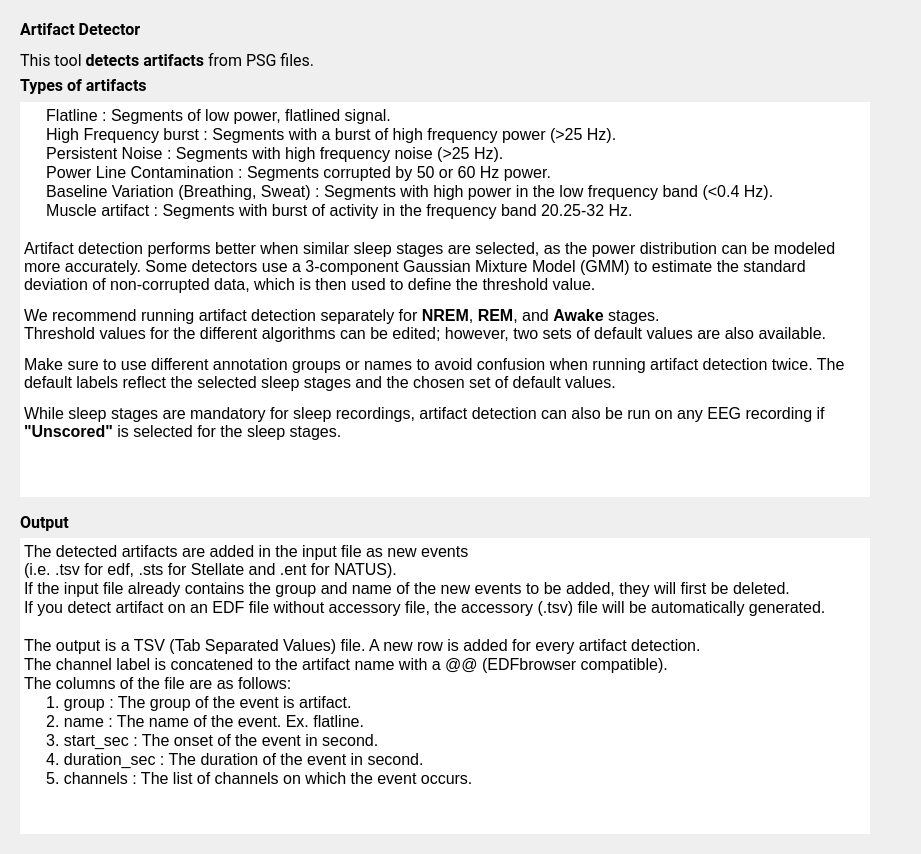
<?xml version="1.0" encoding="UTF-8"?>
<ui version="4.0">
 <class>ArtIntroStepPL</class>
 <widget class="QWidget" name="ArtIntroStepPL">
  <property name="geometry">
   <rect>
    <x>0</x>
    <y>0</y>
    <width>900</width>
    <height>854</height>
   </rect>
  </property>
  <property name="windowTitle">
   <string>Form</string>
  </property>
  <property name="styleSheet">
   <string notr="true">font: 12pt &quot;Roboto&quot;;</string>
  </property>
  <layout class="QHBoxLayout" name="horizontalLayout">
   <item>
    <widget class="QWidget" name="widget" native="true">
     <property name="sizePolicy">
      <sizepolicy hsizetype="Expanding" vsizetype="Expanding">
       <horstretch>0</horstretch>
       <verstretch>0</verstretch>
      </sizepolicy>
     </property>
     <layout class="QVBoxLayout" name="verticalLayout_2">
      <property name="sizeConstraint">
       <enum>QLayout::SizeConstraint::SetDefaultConstraint</enum>
      </property>
      <item>
       <widget class="QLabel" name="label_2">
        <property name="sizePolicy">
         <sizepolicy hsizetype="Preferred" vsizetype="Fixed">
          <horstretch>0</horstretch>
          <verstretch>0</verstretch>
         </sizepolicy>
        </property>
        <property name="minimumSize">
         <size>
          <width>0</width>
          <height>0</height>
         </size>
        </property>
        <property name="maximumSize">
         <size>
          <width>16777215</width>
          <height>200</height>
         </size>
        </property>
        <property name="font">
         <font>
          <family>Roboto</family>
          <pointsize>12</pointsize>
          <italic>false</italic>
          <bold>false</bold>
         </font>
        </property>
        <property name="text">
         <string>&lt;html&gt;&lt;head/&gt;&lt;body&gt;&lt;p&gt;&lt;span style=&quot; font-weight:600;&quot;&gt;Artifact Detector&lt;/span&gt;&lt;/p&gt;&lt;p&gt;This tool &lt;span style=&quot; font-weight:600;&quot;&gt;detects artifacts&lt;/span&gt; from PSG files.&lt;/p&gt;&lt;/body&gt;&lt;/html&gt;</string>
        </property>
        <property name="textFormat">
         <enum>Qt::TextFormat::AutoText</enum>
        </property>
       </widget>
      </item>
      <item>
       <widget class="QLabel" name="label">
        <property name="sizePolicy">
         <sizepolicy hsizetype="Preferred" vsizetype="Fixed">
          <horstretch>0</horstretch>
          <verstretch>0</verstretch>
         </sizepolicy>
        </property>
        <property name="minimumSize">
         <size>
          <width>0</width>
          <height>20</height>
         </size>
        </property>
        <property name="maximumSize">
         <size>
          <width>16777215</width>
          <height>20</height>
         </size>
        </property>
        <property name="font">
         <font>
          <family>Roboto</family>
          <pointsize>12</pointsize>
          <italic>false</italic>
          <bold>false</bold>
         </font>
        </property>
        <property name="text">
         <string>&lt;html&gt;&lt;head/&gt;&lt;body&gt;&lt;p&gt;&lt;span style=&quot; font-weight:600;&quot;&gt;Types of artifacts&lt;/span&gt;&lt;/p&gt;&lt;/body&gt;&lt;/html&gt;</string>
        </property>
        <property name="alignment">
         <set>Qt::AlignmentFlag::AlignLeading|Qt::AlignmentFlag::AlignLeft|Qt::AlignmentFlag::AlignVCenter</set>
        </property>
       </widget>
      </item>
      <item>
       <widget class="QTextEdit" name="textEdit_3">
        <property name="sizePolicy">
         <sizepolicy hsizetype="Expanding" vsizetype="Expanding">
          <horstretch>0</horstretch>
          <verstretch>4</verstretch>
         </sizepolicy>
        </property>
        <property name="minimumSize">
         <size>
          <width>850</width>
          <height>0</height>
         </size>
        </property>
        <property name="maximumSize">
         <size>
          <width>16777215</width>
          <height>16777215</height>
         </size>
        </property>
        <property name="frameShape">
         <enum>QFrame::Shape::NoFrame</enum>
        </property>
        <property name="verticalScrollBarPolicy">
         <enum>Qt::ScrollBarPolicy::ScrollBarAlwaysOff</enum>
        </property>
        <property name="horizontalScrollBarPolicy">
         <enum>Qt::ScrollBarPolicy::ScrollBarAlwaysOff</enum>
        </property>
        <property name="sizeAdjustPolicy">
         <enum>QAbstractScrollArea::SizeAdjustPolicy::AdjustIgnored</enum>
        </property>
        <property name="readOnly">
         <bool>true</bool>
        </property>
        <property name="html">
         <string>&lt;!DOCTYPE HTML PUBLIC &quot;-//W3C//DTD HTML 4.0//EN&quot; &quot;http://www.w3.org/TR/REC-html40/strict.dtd&quot;&gt;
&lt;html&gt;&lt;head&gt;&lt;meta name=&quot;qrichtext&quot; content=&quot;1&quot; /&gt;&lt;meta charset=&quot;utf-8&quot; /&gt;&lt;style type=&quot;text/css&quot;&gt;
p, li { white-space: pre-wrap; }
hr { height: 1px; border-width: 0; }
li.unchecked::marker { content: &quot;\2610&quot;; }
li.checked::marker { content: &quot;\2612&quot;; }
&lt;/style&gt;&lt;/head&gt;&lt;body style=&quot; font-family:'Roboto'; font-size:12pt; font-weight:400; font-style:normal;&quot;&gt;
&lt;p style=&quot; margin-top:0px; margin-bottom:0px; margin-left:0px; margin-right:0px; -qt-block-indent:0; text-indent:0px;&quot;&gt;     Flatline : Segments of low power, flatlined signal.&lt;/p&gt;
&lt;p style=&quot; margin-top:0px; margin-bottom:0px; margin-left:0px; margin-right:0px; -qt-block-indent:0; text-indent:0px;&quot;&gt;     High Frequency burst : Segments with a burst of high frequency power (&amp;gt;25 Hz).&lt;/p&gt;
&lt;p style=&quot; margin-top:0px; margin-bottom:0px; margin-left:0px; margin-right:0px; -qt-block-indent:0; text-indent:0px;&quot;&gt;     Persistent Noise : Segments with high frequency noise (&amp;gt;25 Hz).&lt;/p&gt;
&lt;p style=&quot; margin-top:0px; margin-bottom:0px; margin-left:0px; margin-right:0px; -qt-block-indent:0; text-indent:0px;&quot;&gt;     Power Line Contamination : Segments corrupted by 50 or 60 Hz power.&lt;/p&gt;
&lt;p style=&quot; margin-top:0px; margin-bottom:0px; margin-left:0px; margin-right:0px; -qt-block-indent:0; text-indent:0px;&quot;&gt;     Baseline Variation (Breathing, Sweat) : Segments with high power in the low frequency band (&amp;lt;0.4 Hz).&lt;/p&gt;
&lt;p style=&quot; margin-top:0px; margin-bottom:0px; margin-left:0px; margin-right:0px; -qt-block-indent:0; text-indent:0px;&quot;&gt;     Muscle artifact : Segments with burst of activity in the frequency band 20.25-32 Hz.&lt;/p&gt;
&lt;p style=&quot;-qt-paragraph-type:empty; margin-top:0px; margin-bottom:0px; margin-left:0px; margin-right:0px; -qt-block-indent:0; text-indent:0px;&quot;&gt;&lt;br /&gt;&lt;/p&gt;
&lt;p style=&quot; margin-top:0px; margin-bottom:0px; margin-left:0px; margin-right:0px; -qt-block-indent:0; text-indent:0px;&quot;&gt;Artifact detection performs better when similar sleep stages are selected, as the power distribution can be modeled more accurately. Some detectors use a 3-component Gaussian Mixture Model (GMM) to estimate the standard deviation of non-corrupted data, which is then used to define the threshold value.&lt;/p&gt;
&lt;p style=&quot; margin-top:12px; margin-bottom:12px; margin-left:0px; margin-right:0px; -qt-block-indent:0; text-indent:0px;&quot;&gt;We recommend running artifact detection separately for &lt;span style=&quot; font-weight:700;&quot;&gt;NREM&lt;/span&gt;, &lt;span style=&quot; font-weight:700;&quot;&gt;REM&lt;/span&gt;, and &lt;span style=&quot; font-weight:700;&quot;&gt;Awake&lt;/span&gt; stages.&lt;br /&gt;Threshold values for the different algorithms can be edited; however, two sets of default values are also available.&lt;/p&gt;
&lt;p style=&quot; margin-top:12px; margin-bottom:12px; margin-left:0px; margin-right:0px; -qt-block-indent:0; text-indent:0px;&quot;&gt;Make sure to use different annotation groups or names to avoid confusion when running artifact detection twice. The default labels reflect the selected sleep stages and the chosen set of default values.&lt;/p&gt;
&lt;p style=&quot; margin-top:12px; margin-bottom:12px; margin-left:0px; margin-right:0px; -qt-block-indent:0; text-indent:0px;&quot;&gt;While sleep stages are mandatory for sleep recordings, artifact detection can also be run on any EEG recording if &lt;span style=&quot; font-weight:700;&quot;&gt;&amp;quot;Unscored&amp;quot;&lt;/span&gt; is selected for the sleep stages.&lt;/p&gt;&lt;/body&gt;&lt;/html&gt;</string>
        </property>
       </widget>
      </item>
      <item>
       <spacer name="verticalSpacer">
        <property name="orientation">
         <enum>Qt::Orientation::Vertical</enum>
        </property>
        <property name="sizeType">
         <enum>QSizePolicy::Policy::Fixed</enum>
        </property>
        <property name="sizeHint" stdset="0">
         <size>
          <width>20</width>
          <height>10</height>
         </size>
        </property>
       </spacer>
      </item>
      <item>
       <widget class="QLabel" name="label_4">
        <property name="maximumSize">
         <size>
          <width>16777215</width>
          <height>20</height>
         </size>
        </property>
        <property name="sizeIncrement">
         <size>
          <width>0</width>
          <height>0</height>
         </size>
        </property>
        <property name="font">
         <font>
          <family>Roboto</family>
          <pointsize>12</pointsize>
          <italic>false</italic>
          <bold>false</bold>
         </font>
        </property>
        <property name="text">
         <string>&lt;html&gt;&lt;head/&gt;&lt;body&gt;&lt;p&gt;&lt;span style=&quot; font-weight:600;&quot;&gt;Output&lt;/span&gt;&lt;/p&gt;&lt;/body&gt;&lt;/html&gt;</string>
        </property>
        <property name="alignment">
         <set>Qt::AlignmentFlag::AlignLeading|Qt::AlignmentFlag::AlignLeft|Qt::AlignmentFlag::AlignVCenter</set>
        </property>
       </widget>
      </item>
      <item>
       <widget class="QTextEdit" name="textEdit_2">
        <property name="sizePolicy">
         <sizepolicy hsizetype="Expanding" vsizetype="Expanding">
          <horstretch>0</horstretch>
          <verstretch>3</verstretch>
         </sizepolicy>
        </property>
        <property name="frameShape">
         <enum>QFrame::Shape::NoFrame</enum>
        </property>
        <property name="verticalScrollBarPolicy">
         <enum>Qt::ScrollBarPolicy::ScrollBarAlwaysOff</enum>
        </property>
        <property name="horizontalScrollBarPolicy">
         <enum>Qt::ScrollBarPolicy::ScrollBarAlwaysOff</enum>
        </property>
        <property name="sizeAdjustPolicy">
         <enum>QAbstractScrollArea::SizeAdjustPolicy::AdjustIgnored</enum>
        </property>
        <property name="readOnly">
         <bool>true</bool>
        </property>
        <property name="html">
         <string>&lt;!DOCTYPE HTML PUBLIC &quot;-//W3C//DTD HTML 4.0//EN&quot; &quot;http://www.w3.org/TR/REC-html40/strict.dtd&quot;&gt;
&lt;html&gt;&lt;head&gt;&lt;meta name=&quot;qrichtext&quot; content=&quot;1&quot; /&gt;&lt;meta charset=&quot;utf-8&quot; /&gt;&lt;style type=&quot;text/css&quot;&gt;
p, li { white-space: pre-wrap; }
hr { height: 1px; border-width: 0; }
li.unchecked::marker { content: &quot;\2610&quot;; }
li.checked::marker { content: &quot;\2612&quot;; }
&lt;/style&gt;&lt;/head&gt;&lt;body style=&quot; font-family:'Roboto'; font-size:12pt; font-weight:400; font-style:normal;&quot;&gt;
&lt;p style=&quot; margin-top:0px; margin-bottom:0px; margin-left:0px; margin-right:0px; -qt-block-indent:0; text-indent:0px;&quot;&gt;The detected artifacts are added in the input file as new events &lt;br /&gt;(i.e. .tsv for edf, .sts for Stellate and .ent for NATUS).&lt;/p&gt;
&lt;p style=&quot; margin-top:0px; margin-bottom:0px; margin-left:0px; margin-right:0px; -qt-block-indent:0; text-indent:0px;&quot;&gt;If the input file already contains the group and name of the new events to be added, they will first be deleted. &lt;/p&gt;
&lt;p style=&quot; margin-top:0px; margin-bottom:0px; margin-left:0px; margin-right:0px; -qt-block-indent:0; text-indent:0px;&quot;&gt;If you detect artifact on an EDF file without accessory file, the accessory (.tsv) file will be automatically generated.&lt;/p&gt;
&lt;p style=&quot;-qt-paragraph-type:empty; margin-top:0px; margin-bottom:0px; margin-left:0px; margin-right:0px; -qt-block-indent:0; text-indent:0px;&quot;&gt;&lt;br /&gt;&lt;/p&gt;
&lt;p style=&quot; margin-top:0px; margin-bottom:0px; margin-left:0px; margin-right:0px; -qt-block-indent:0; text-indent:0px;&quot;&gt;The output is a TSV (Tab Separated Values) file. A new row is added for every artifact detection.&lt;/p&gt;
&lt;p style=&quot; margin-top:0px; margin-bottom:0px; margin-left:0px; margin-right:0px; -qt-block-indent:0; text-indent:0px;&quot;&gt;The channel label is concatened to the artifact name with a @@ (EDFbrowser compatible).&lt;/p&gt;
&lt;p style=&quot; margin-top:0px; margin-bottom:0px; margin-left:0px; margin-right:0px; -qt-block-indent:0; text-indent:0px;&quot;&gt;The columns of the file are as follows:&lt;/p&gt;
&lt;p style=&quot; margin-top:0px; margin-bottom:0px; margin-left:0px; margin-right:0px; -qt-block-indent:0; text-indent:0px;&quot;&gt;     1. group : The group of the event is artifact.&lt;/p&gt;
&lt;p style=&quot; margin-top:0px; margin-bottom:0px; margin-left:0px; margin-right:0px; -qt-block-indent:0; text-indent:0px;&quot;&gt;     2. name : The name of the event. Ex. flatline.&lt;/p&gt;
&lt;p style=&quot; margin-top:0px; margin-bottom:0px; margin-left:0px; margin-right:0px; -qt-block-indent:0; text-indent:0px;&quot;&gt;     3. start_sec : The onset of the event in second. &lt;/p&gt;
&lt;p style=&quot; margin-top:0px; margin-bottom:0px; margin-left:0px; margin-right:0px; -qt-block-indent:0; text-indent:0px;&quot;&gt;     4. duration_sec : The duration of the event in second.&lt;/p&gt;
&lt;p style=&quot; margin-top:0px; margin-bottom:0px; margin-left:0px; margin-right:0px; -qt-block-indent:0; text-indent:0px;&quot;&gt;     5. channels : The list of channels on which the event occurs.&lt;/p&gt;&lt;/body&gt;&lt;/html&gt;</string>
        </property>
       </widget>
      </item>
     </layout>
    </widget>
   </item>
   <item>
    <widget class="QWidget" name="widget_2" native="true">
     <layout class="QVBoxLayout" name="verticalLayout">
      <item>
       <widget class="QLabel" name="label_6">
        <property name="text">
         <string/>
        </property>
        <property name="alignment">
         <set>Qt::AlignmentFlag::AlignCenter</set>
        </property>
       </widget>
      </item>
      <item>
       <widget class="QLabel" name="label_8">
        <property name="text">
         <string/>
        </property>
        <property name="alignment">
         <set>Qt::AlignmentFlag::AlignCenter</set>
        </property>
       </widget>
      </item>
      <item>
       <widget class="QLabel" name="label_5">
        <property name="sizePolicy">
         <sizepolicy hsizetype="Expanding" vsizetype="Preferred">
          <horstretch>0</horstretch>
          <verstretch>0</verstretch>
         </sizepolicy>
        </property>
        <property name="text">
         <string/>
        </property>
        <property name="alignment">
         <set>Qt::AlignmentFlag::AlignCenter</set>
        </property>
       </widget>
      </item>
      <item>
       <widget class="QLabel" name="label_9">
        <property name="text">
         <string/>
        </property>
        <property name="alignment">
         <set>Qt::AlignmentFlag::AlignCenter</set>
        </property>
       </widget>
      </item>
      <item>
       <widget class="QLabel" name="label_10">
        <property name="text">
         <string/>
        </property>
        <property name="alignment">
         <set>Qt::AlignmentFlag::AlignCenter</set>
        </property>
       </widget>
      </item>
      <item>
       <widget class="QLabel" name="label_11">
        <property name="text">
         <string/>
        </property>
        <property name="alignment">
         <set>Qt::AlignmentFlag::AlignCenter</set>
        </property>
       </widget>
      </item>
     </layout>
    </widget>
   </item>
  </layout>
 </widget>
 <resources>
  <include location="../../../../../snooz-toolbox/src/main/python/ui/themes/themes.qrc"/>
 </resources>
 <connections/>
 <slots>
  <slot>on_choose()</slot>
  <slot>on_input_format_changed()</slot>
 </slots>
</ui>
